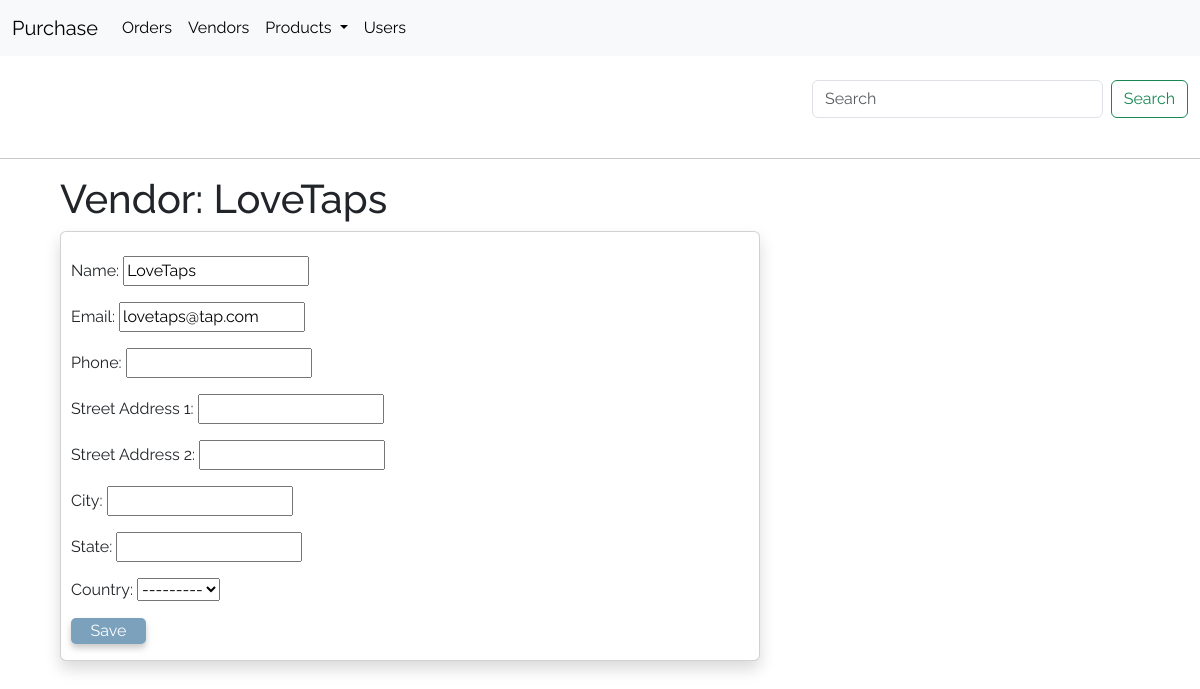
Before: /vendor_form/1/ with the older database file.
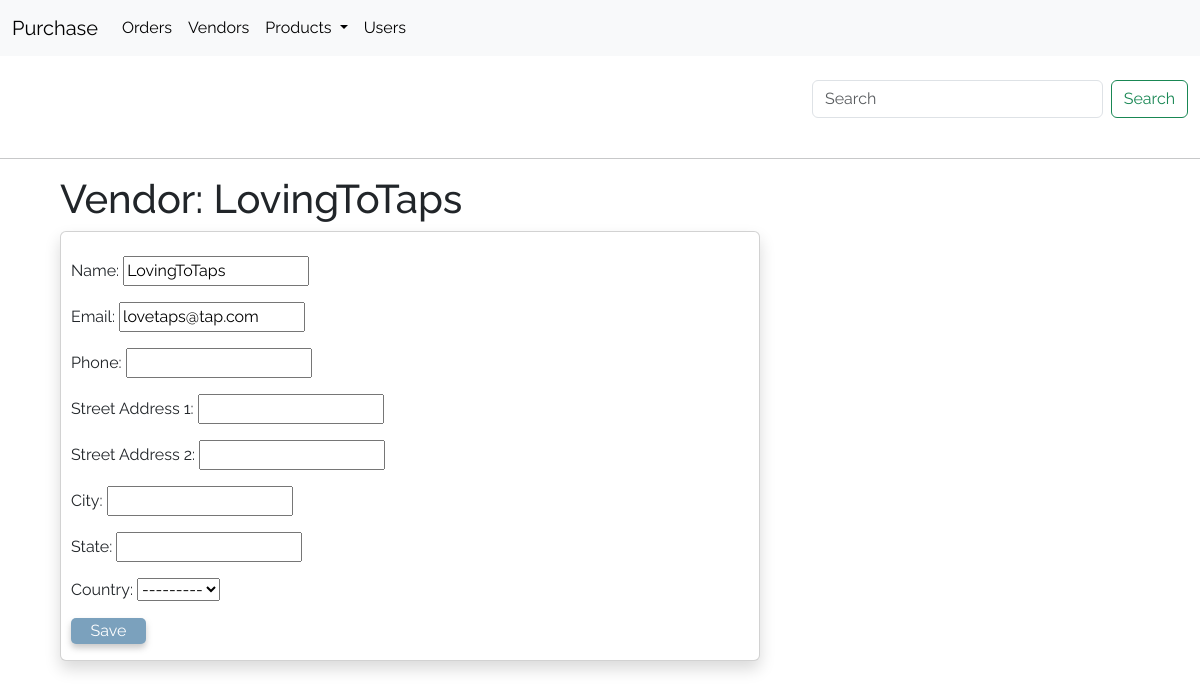
After: the same page with the newer database file.
### purchase/models/vendor.py (models this page shows, shortened)
class Vendor(models.Model):
    id = models.BigAutoField(primary_key=True)
    name = models.CharField(max_length=50, blank=False, unique=True)
    email = models.CharField(max_length=75)
    phone = models.CharField(max_length=15,blank=True,null=True,unique=True,verbose_name="Phone")
    street_1 = models.CharField(max_length=100,blank=True,null=True,verbose_name="Street Address 1")
    street_2 = models.CharField(max_length=100,blank=True,null=True,verbose_name="Street Address 2")
    city = models.CharField(max_length=100,blank=True,null=True,verbose_name="City")
    state = models.CharField(max_length=100,blank=True,null=True,verbose_name="State")
    country = models.ForeignKey('Country',on_delete=models.CASCADE,null=True,blank=True)
    class Meta:
        ordering = ['id']
        verbose_name_plural = "Vendors"

### purchase/views.py (the view)
# urls.py: path('vendor_form/<int:vendor_id>/',views.vendors_form,name="vendors_form"),
def vendors_form(request, vendor_id):
    model_instance = get_object_or_404(Vendor, pk=vendor_id)
    if request.method == 'POST':
        values = VendorForm(request.POST, instance=model_instance)
        if values.is_valid():
            values.save()
            return redirect('vendors_form',vendor_id=vendor_id)
    else:
        values = VendorForm(instance=model_instance)
    return render(request, 'vendors_form.html',{'values':values})

### purchase/forms.py
class VendorForm(forms.ModelForm):
    class Meta:
        model = Vendor
        fields = "__all__"

### purchase/templates/vendors_form.html (shortened to what this page needs)
{% extends 'base.html' %}
{% block content %}
<h1 style="padding-left: 5%;">Vendor: {{ values.name.value }}</h1>
<div style="display: flex;
            justify-content: left;
            padding-left: 5%;
            align-items: center;">
    <div class="card shadow rounded"
        style="width: 700px;
                height: 430px;">
                <br>
            <form method="post" style="padding-left: 10px;">
                {{ values.as_p }}
                <input type="submit"
                       value="Save"
                       style="background-color: #7ba1bd;
                          color:white;
                          border-radius: 5px;
                          box-shadow: 0px 4px 6px rgba(189, 189, 189, 0.816);
                          border: 0px;
                          width: 75px;">
            </form>
    </div>
</div>
{% endblock content %}

Changed rows visible on the page:
changed Vendor "lovetaps@tap.com": name.value "LoveTaps" → "LovingToTaps"; name "LoveTaps" → "LovingToTaps"
